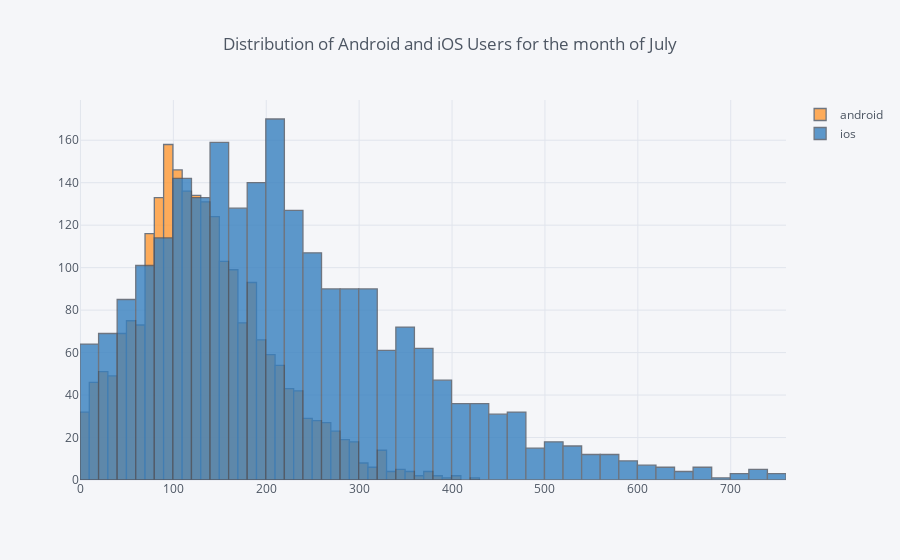

The code cell stored with this chart in its notebook:
### Code cell
device = sg_chip07[['android', 'ios']]
device = device[(np.abs(stats.zscore(device)) < 3).all(axis=1)] #used to reduce outliers and keep all values within 3 std
device.iplot(kind='hist', barmode='overlay', histnorm='', title= 'Distribution of Android and iOS Users for the month of July')

### Figure 1 — Plotly figure (JSON) as saved in the notebook; plotly's stock layout.template omitted (floating-point values rounded to 4 significant figures; data arrays with more than 128 entries replaced by an {"elided": "..."} marker saying what was removed)
{"data": [{"histfunc": "count", "histnorm": "", "marker": {"color": "rgba(255, 153, 51, 1.0)", "line": {"color": "#4D5663", "width": 1.3}}, "name": "android", "opacity": 0.8, "orientation": "v", "type": "histogram", "uid": "0b60512c-4c8f-48a9-a928-b441a7dfec3f", "x": {"elided": "2303 int values"}}, {"histfunc": "count", "histnorm": "", "marker": {"color": "rgba(55, 128, 191, 1.0)", "line": {"color": "#4D5663", "width": 1.3}}, "name": "ios", "opacity": 0.8, "orientation": "v", "type": "histogram", "uid": "ccd89d0f-a9bd-4dbb-acbf-74e2cf650962", "x": {"elided": "2303 int values"}}], "layout": {"autosize": true, "barmode": "overlay", "legend": {"bgcolor": "#F5F6F9", "font": {"color": "#4D5663"}}, "paper_bgcolor": "#F5F6F9", "plot_bgcolor": "#F5F6F9", "title": {"font": {"color": "#4D5663"}, "text": "Distribution of Android and iOS Users for the month of July"}, "xaxis": {"autorange": true, "gridcolor": "#E1E5ED", "range": [-0.5, 759.5], "showgrid": true, "tickfont": {"color": "#4D5663"}, "title": {"font": {"color": "#4D5663"}, "text": ""}, "type": "linear", "zerolinecolor": "#E1E5ED"}, "yaxis": {"autorange": true, "gridcolor": "#E1E5ED", "range": [0, 178.9], "showgrid": true, "tickfont": {"color": "#4D5663"}, "title": {"font": {"color": "#4D5663"}, "text": ""}, "zerolinecolor": "#E1E5ED"}}}
